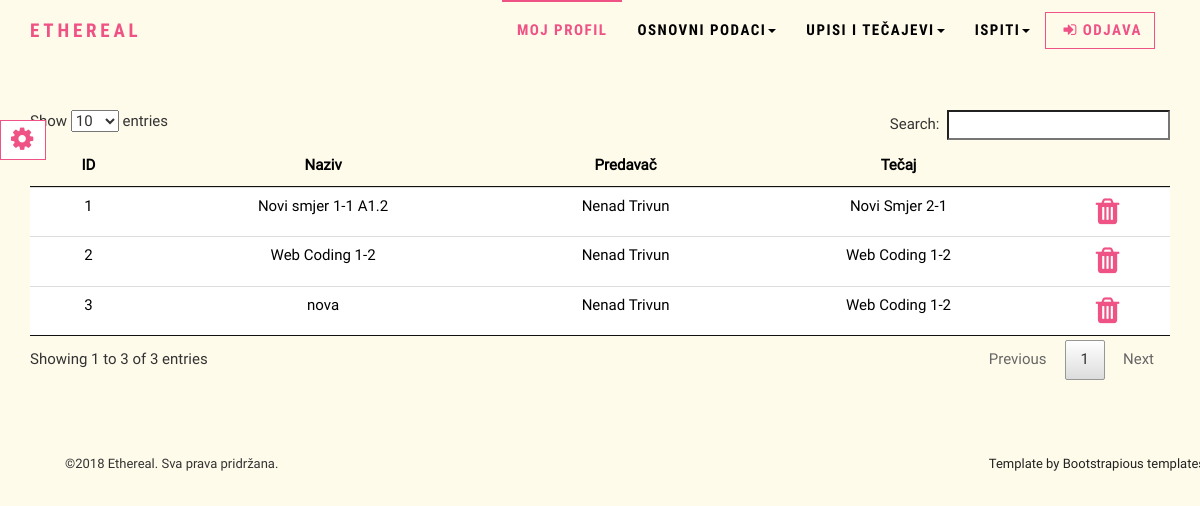
The page /php/groups.php (signed in) on the database as committed earlier.
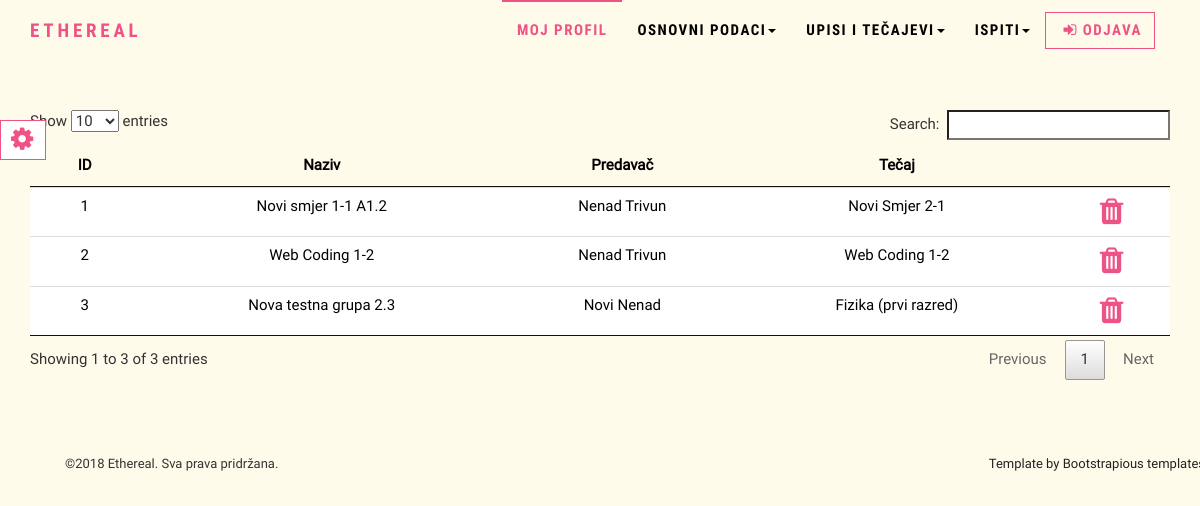
The same page on the database as committed later.
### tables this page shows
CREATE TABLE `grupa` (
  `id` int(11) NOT NULL,
  `naziv` varchar(100) NOT NULL,
  `id_predavac_fk` int(11) NOT NULL,
  `id_tecaj_fk` int(11) NOT NULL
);

CREATE TABLE `users` (
  `id` int(11) NOT NULL,
  `ime` varchar(30) NOT NULL,
  `prezime` varchar(30) NOT NULL,
  `username` varchar(255) NOT NULL,
  `password` varchar(255) NOT NULL,
  `oib` varchar(11) NOT NULL,
  `email` varchar(255) NOT NULL,
  `telefon` varchar(50) NOT NULL,
  `adresa` varchar(50) NOT NULL,
  `datum_rodjenja` date NOT NULL,
  `id_status_fk` int(11) NOT NULL
);

CREATE TABLE `tecaj` (
  `id` int(11) NOT NULL,
  `smjer` varchar(100) NOT NULL
);

### php/includes/functions.php (called while the page is built, shortened)
<?php
	function checkStatus(){
		$role = $_SESSION['role'];
		switch($role){
			case("1"):
				return 1;
				break;
		}
	}
	?>

### php/groups.php (the view, shortened to what this page needs)
<?php
require_once "includes/functions.php";
$con = spajanje();
$status = checkStatus();
if($status !== 1 && $status !== 2){
	header("refresh:2;url=index.php");
	die("Nemate ovlasti za pristup ovoj stranici! Prebacujem na index.php...");
}
else{
	if($status == 1){
	$sql = "SELECT grupa.id, grupa.naziv, users.ime, users.prezime, tecaj.smjer
			FROM grupa
			INNER JOIN users ON users.id = grupa.id_predavac_fk
			INNER JOIN tecaj ON tecaj.id = grupa.id_tecaj_fk
			WHERE users.id_status_fk = 2;";
	}
	$result = mysqli_query($con, $sql);
	require_once "includes/header.php";
		if (mysqli_num_rows($result) > 0){
			echo '
			<table id = "table" class="table table-hover">
				<thead>
					<tr>
						<th>ID</th>
						<th>Naziv</th>
						<th>Predavač</th>
						<th>Tečaj</th>
						<th></th>
					</tr>
				</thead>
				<tbody>';
		while($group = mysqli_fetch_assoc($result)){
			echo "
				<tr class = 'clickable-row-group' id ='".$group['id']."'>
					<td>".$group['id']."</td>
					<td>".$group['naziv']."</td>
					<td>".$group['ime']." ".$group['prezime']."</td>
					<td>".$group['smjer']."</td>
					<td>
						<a class = 'NOUNDERLINE' href='groups.php?obrisi=true&id=".$group['id']."' onclick='return confirm(\"Jeste li sigurni da zelite obrisati grupu?\")'>
							<i class='fa fa-trash fa-2x' aria-hidden='true'></i>
						</a>
					</td>
				</tr>";
		}
		echo "</tbody></table>";
	}
		else {
			echo "<p>U bazi nema rezultata za ovaj upit: $sql </p>";
		}
}
require "includes/footer.php";
?>

Rows that differ between the two databases and show on the page:
changed grupa id 3: naziv "nova" → "Nova testna grupa 2.3"; id_predavac_fk.ime "Nenad" → "Novi"; id_predavac_fk.prezime "Trivun" → "Nenad"; id_tecaj_fk.smjer "Web Coding 1-2" → "Fizika (prvi razred)"
